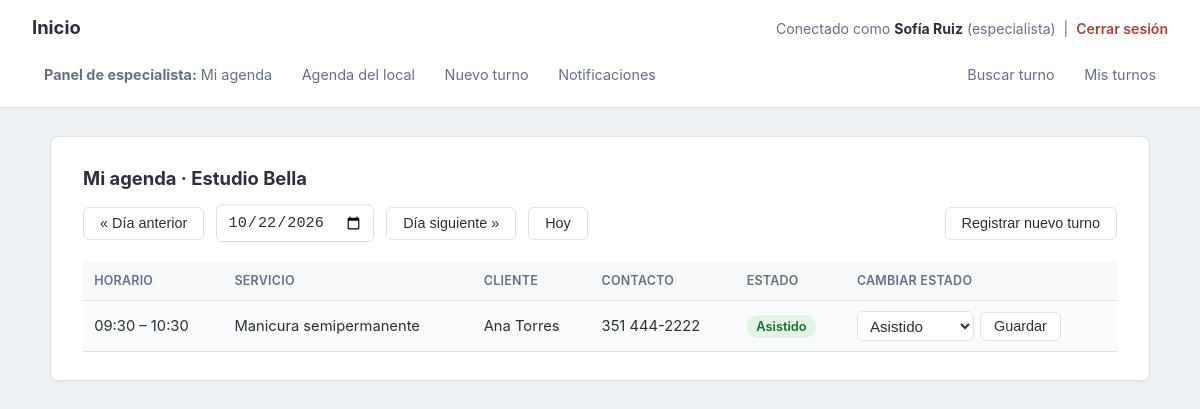
/especialista/index.php?fecha=2026-10-22 (signed in), run on the app's committed database.
### tables this page shows
CREATE TABLE especialistas (id INT AUTO_INCREMENT PRIMARY KEY, negocio_id INT NOT NULL, usuario_id INT DEFAULT NULL, especialidad_id INT NOT NULL, nombre VARCHAR(100) NOT NULL, estado VARCHAR(50) DEFAULT 'activo', FOREIGN KEY (negocio_id) REFERENCES negocio_config (id) ON DELETE CASCADE ON UPDATE CASCADE, FOREIGN KEY (usuario_id) REFERENCES usuarios (id) ON DELETE SET NULL ON UPDATE CASCADE, FOREIGN KEY (especialidad_id) REFERENCES especialidades (id) ON UPDATE CASCADE);

CREATE TABLE negocio_config (id INT AUTO_INCREMENT PRIMARY KEY, nombre_local VARCHAR(150) NOT NULL, rubro VARCHAR(100) NOT NULL, contacto VARCHAR(100) DEFAULT NULL, apertura TIME NOT NULL, cierre TIME NOT NULL, cancelacion_hs INT NOT NULL DEFAULT 2);

CREATE TABLE turnos (id INT AUTO_INCREMENT PRIMARY KEY, negocio_id INT NOT NULL, especialista_id INT NOT NULL, servicio_id INT NOT NULL, cliente_nombre VARCHAR(100) NOT NULL, cliente_contacto VARCHAR(100) DEFAULT NULL, fecha DATE NOT NULL, hora_inicio TIME NOT NULL, hora_fin TIME NOT NULL, estado ENUM('Confirmado','Asistido','Cancelado') DEFAULT 'Confirmado', FOREIGN KEY (negocio_id) REFERENCES negocio_config (id) ON DELETE CASCADE ON UPDATE CASCADE, FOREIGN KEY (especialista_id) REFERENCES especialistas (id) ON UPDATE CASCADE, FOREIGN KEY (servicio_id) REFERENCES servicios (id) ON UPDATE CASCADE);

CREATE TABLE servicios (id INT AUTO_INCREMENT PRIMARY KEY, negocio_id INT NOT NULL, nombre VARCHAR(150) NOT NULL, duracion_min INT NOT NULL, precio DECIMAL(10,2) NOT NULL, estado VARCHAR(50) DEFAULT 'activo', FOREIGN KEY (negocio_id) REFERENCES negocio_config (id) ON DELETE CASCADE ON UPDATE CASCADE);

### require_especialista.php (called while the page is built, shortened)
<?php
require_once __DIR__ . "/auth_check.php";
$negocio_id = (int)$_SESSION['usuario_negocio_id'];
$stmtMi = $conexion->prepare("SELECT es.id, es.nombre, n.nombre_local, n.apertura, n.cierre
                              FROM especialistas es
                              JOIN negocio_config n ON n.id = es.negocio_id
                              WHERE es.usuario_id = ? AND es.negocio_id = ? AND es.estado = 'activo'");
$stmtMi->bind_param("ii", $_SESSION['usuario_id'], $negocio_id);
$stmtMi->execute();
$mi = $stmtMi->get_result()->fetch_assoc();
$ESTADOS_TURNO = array('Confirmado', 'Retrasado', 'Asistido', 'Finalizado', 'Cancelado');
function h($s) { return htmlspecialchars((string)$s); }
?>

### especialista/index.php (the view, shortened to what this page needs)
<?php
require("../require_especialista.php");
$fecha = (isset($_GET['fecha']) && preg_match('/^\d{4}-\d{2}-\d{2}$/', $_GET['fecha'])) ? $_GET['fecha'] : date('Y-m-d');
$ayer   = date('Y-m-d', strtotime($fecha . ' -1 day'));
$manana = date('Y-m-d', strtotime($fecha . ' +1 day'));
$stmt = $conexion->prepare("SELECT t.id, t.hora_inicio, t.hora_fin, t.cliente_nombre, t.cliente_contacto, t.estado, sv.nombre AS servicio
                            FROM turnos t
                            JOIN servicios sv ON sv.id = t.servicio_id
                            WHERE t.especialista_id = ? AND t.negocio_id = ? AND t.fecha = ?
                            ORDER BY t.hora_inicio");
$stmt->bind_param("iis", $mi['id'], $negocio_id, $fecha);
$stmt->execute();
$turnos = $stmt->get_result()->fetch_all(MYSQLI_ASSOC);
?>
<!doctype html>
<html>
<head>
<link rel="stylesheet" href="../estilos.css">
<link rel="stylesheet" href="especialista.css">
</head>
<body>
<?php require("../menu_especialista.php"); ?>
<main class="container">
<h2 style="margin-top:0;">Mi agenda · <?php echo h($mi['nombre_local']); ?></h2>
<form class="filtros" action="./" method="get">
	<button type="button" onclick="location.href='?fecha=<?php echo $ayer; ?>'">&laquo; Día anterior</button>
	<input type="date" name="fecha" value="<?php echo h($fecha); ?>" onchange="this.form.submit()">
	<button type="button" onclick="location.href='?fecha=<?php echo $manana; ?>'">Día siguiente &raquo;</button>
	<button type="button" onclick="location.href='./'">Hoy</button>
	<button type="button" onclick="location.href='nuevo.php?fecha=<?php echo h($fecha); ?>'">Registrar nuevo turno</button>
</form>
<table class="table table-striped table-hover">
<tr><th>Horario</th><th>Servicio</th><th>Cliente</th><th>Contacto</th><th>Estado</th><th>Cambiar estado</th></tr>
<?php foreach ($turnos as $t) {
	$cerrado = in_array($t['estado'], array('Finalizado', 'Cancelado'), true);
?>
<tr>
	<td><?php echo h(substr($t['hora_inicio'], 0, 5)); ?> – <?php echo h(substr($t['hora_fin'], 0, 5)); ?></td>
	<td><?php echo h($t['servicio']); ?></td>
	<td><?php echo h($t['cliente_nombre']); ?></td>
	<td><?php echo h($t['cliente_contacto']); ?></td>
	<td><span class="estado est-<?php echo h($t['estado']); ?>"><?php echo h($t['estado']); ?></span></td>
	<td>
	<form class="inline" action="estado.php" method="post">
		<select name="estado"<?php echo $cerrado ? ' disabled' : ''; ?>>
		<?php foreach ($ESTADOS_TURNO as $e) { ?>
			<option value="<?php echo $e; ?>" <?php echo ($e === $t['estado']) ? 'selected' : ''; ?>><?php echo $e; ?></option>
		<?php } ?>
		</select>
		<button type="submit"<?php echo $cerrado ? ' disabled title="Este turno ya no se puede modificar"' : ''; ?>>Guardar</button>
	</form>
	</td>
</tr>
<?php } ?>
</table>
</main>
</body>
</html>

### estilos.css (style rules this page uses)
:root { --bg: #eef1f4; --surface: #ffffff; --text: #2b303b; --text-muted: #667085; --border: #dde1e6; --primary: #3a5a78; --primary-dark: #2c4a63; --danger: #a8433c; --radius: 6px; }
* { box-sizing: border-box; }
html, body { margin: 0; padding: 0; min-height: 100%; }
body { background: var(--bg); color: var(--text); font-family: -apple-system, BlinkMacSystemFont, "Segoe UI", Roboto, Helvetica, Arial, sans-serif; font-size: 15px; line-height: 1.5; }
h2 { font-size: 1.15rem; font-weight: 700; margin: 1.25rem 0 .75rem; }
main.container { max-width: 1100px; margin: 1.75rem auto; background: var(--surface); border: 1px solid var(--border); border-radius: 8px; padding: 1.75rem 2rem; box-shadow: 0 1px 2px rgba(16, 24, 40, .04); }
main.container::after { content: ""; display: table; clear: both; }
input[type="text"], input[type="email"], input[type="password"], input[type="date"], input[type="time"], input[type="number"] { display: block; width: 100%; max-width: 420px; padding: .5rem .65rem; border: 1px solid var(--border); border-radius: var(--radius); font-size: .95rem; color: var(--text); background: #fff; }
form select { display: block; width: 100%; max-width: 420px; padding: .5rem .65rem; border: 1px solid var(--border); border-radius: var(--radius); font-size: .95rem; color: var(--text); background: #fff; }
button { background: #fff; color: var(--text); border: 1px solid var(--border); padding: .45rem 1rem; border-radius: var(--radius); font-size: .9rem; cursor: pointer; }
table.table { width: 100%; border-collapse: collapse; margin-top: 1.25rem; font-size: .92rem; }
table.table th, table.table td { padding: .6rem .7rem; text-align: left; border-bottom: 1px solid var(--border); vertical-align: middle; }
table.table th { background: #f8f9fb; font-size: .78rem; text-transform: uppercase; letter-spacing: .02em; color: var(--text-muted); font-weight: 600; }
table.table-striped tr:nth-child(even) { background: #fafbfc; }
table.table td button { margin-right: .35rem; }
table.table td button:last-child { margin-right: 0; }

### especialista/especialista.css (style rules this page uses)
.filtros { display: flex; flex-wrap: wrap; gap: .5rem .75rem; align-items: center; margin-bottom: 1rem; }
.filtros input[type="date"], .filtros select { display: inline-block; width: auto; }
form.inline { display: flex; gap: .4rem; align-items: center; margin: 0; }
form.inline select { display: inline-block; width: auto; padding: .3rem .5rem; }
form.inline button { padding: .35rem .8rem; }
.estado { display: inline-block; padding: .1rem .6rem; border-radius: 999px; font-size: .8rem; font-weight: 600; background: #e8edf2; color: #2b303b; }
.est-Asistido { background: #e2f3e6; color: #1f6b34; }

### data on the page
especialistas: negocio.nombre_local "Estudio Bella"
turnos: hora_inicio "09:30", hora_fin "10:30", servicio.nombre "Manicura semipermanente", cliente_nombre "Ana Torres", cliente_contacto "351 444-2222", estado "Asistido"

### other printed values
$_SESSION['usuario_nombre'] "Sofía Ruiz"
